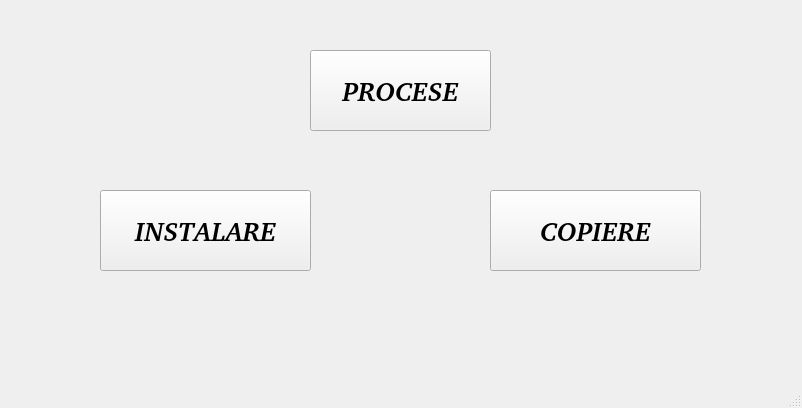
<?xml version="1.0" encoding="UTF-8"?>
<ui version="4.0">
 <class>Actiuni</class>
 <widget class="QMainWindow" name="Actiuni">
  <property name="geometry">
   <rect>
    <x>0</x>
    <y>0</y>
    <width>802</width>
    <height>408</height>
   </rect>
  </property>
  <property name="windowTitle">
   <string>MainWindow</string>
  </property>
  <property name="styleSheet">
   <string notr="true">Actiuni{background-image: url(:/2.gif);}</string>
  </property>
  <widget class="QWidget" name="centralwidget">
   <widget class="QPushButton" name="PROCESE">
    <property name="geometry">
     <rect>
      <x>310</x>
      <y>50</y>
      <width>181</width>
      <height>81</height>
     </rect>
    </property>
    <property name="font">
     <font>
      <family>C059 [UKWN]</family>
      <pointsize>20</pointsize>
      <weight>75</weight>
      <italic>true</italic>
      <bold>true</bold>
     </font>
    </property>
    <property name="text">
     <string>PROCESE</string>
    </property>
   </widget>
   <widget class="QPushButton" name="INSTALARE">
    <property name="geometry">
     <rect>
      <x>100</x>
      <y>190</y>
      <width>211</width>
      <height>81</height>
     </rect>
    </property>
    <property name="font">
     <font>
      <family>C059 [UKWN]</family>
      <pointsize>20</pointsize>
      <weight>75</weight>
      <italic>true</italic>
      <bold>true</bold>
     </font>
    </property>
    <property name="text">
     <string>INSTALARE</string>
    </property>
   </widget>
   <widget class="QPushButton" name="ACTIUNI">
    <property name="geometry">
     <rect>
      <x>490</x>
      <y>190</y>
      <width>211</width>
      <height>81</height>
     </rect>
    </property>
    <property name="font">
     <font>
      <family>C059 [UKWN]</family>
      <pointsize>20</pointsize>
      <weight>75</weight>
      <italic>true</italic>
      <bold>true</bold>
     </font>
    </property>
    <property name="text">
     <string>COPIERE</string>
    </property>
   </widget>
  </widget>
  <widget class="QMenuBar" name="menubar">
   <property name="geometry">
    <rect>
     <x>0</x>
     <y>0</y>
     <width>802</width>
     <height>20</height>
    </rect>
   </property>
  </widget>
  <widget class="QStatusBar" name="statusbar"/>
 </widget>
 <resources/>
 <connections/>
</ui>
